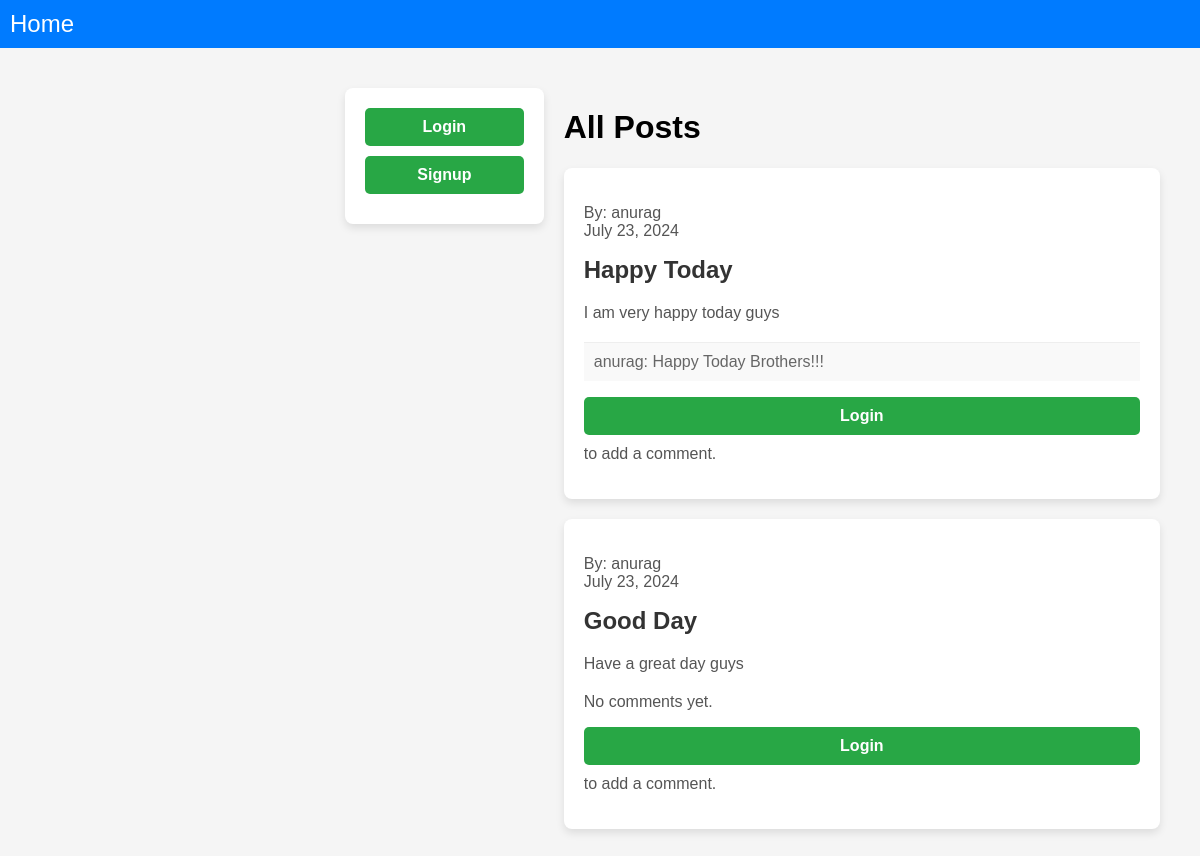
The app's page /, older data.
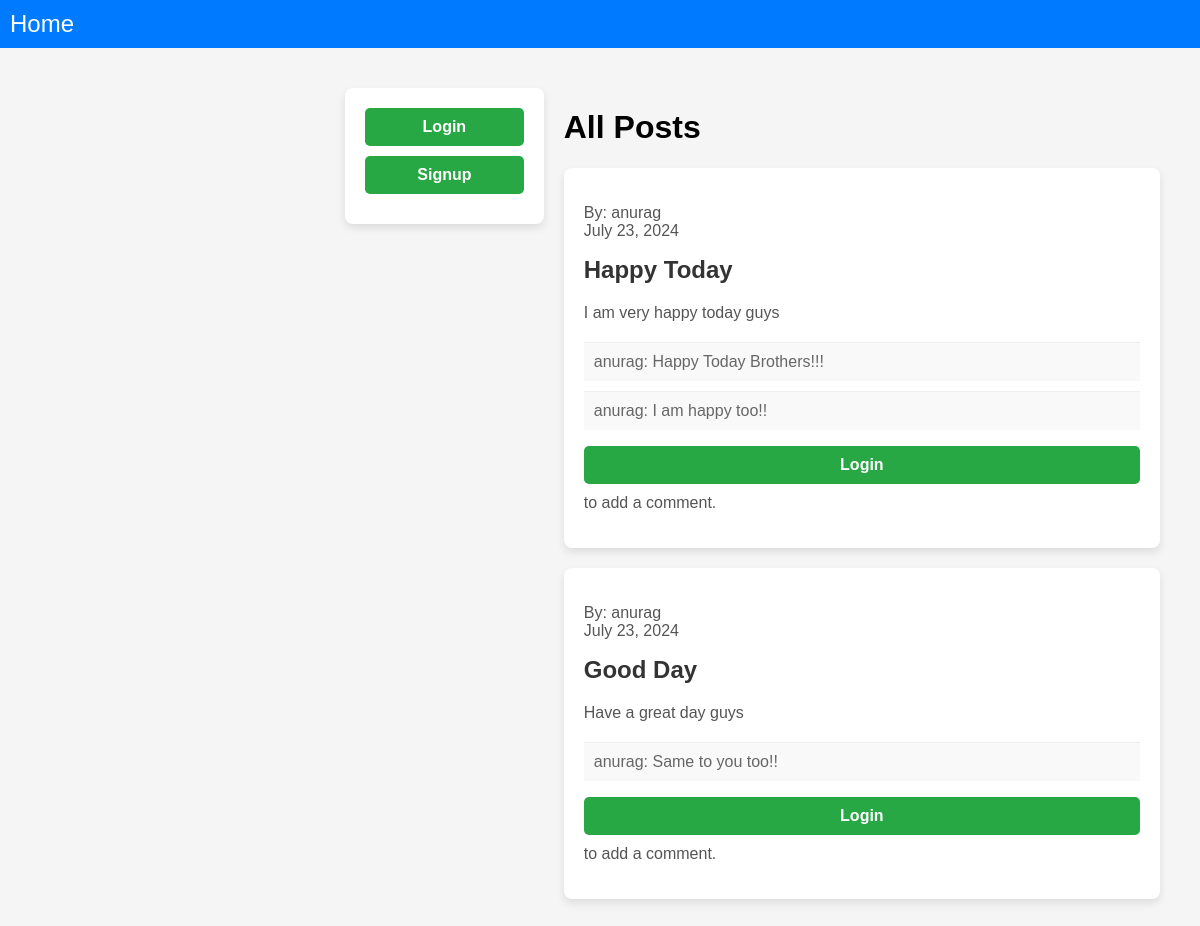
The same page, newer data.
### blog/models.py (models this page shows, shortened)
class Post(models.Model):
    title = models.CharField(max_length=200)
    content = models.TextField()
    author = models.ForeignKey(User, on_delete=models.CASCADE)
    created_at = models.DateTimeField(auto_now_add=True)

class Comment(models.Model):
    post = models.ForeignKey(Post, related_name='comments', on_delete=models.CASCADE)
    text = models.TextField()
    author = models.ForeignKey(User, on_delete=models.CASCADE)
    created_at = models.DateTimeField(auto_now_add=True)

### blog/views.py (the view)
# urls.py: path('', home, name='home'),
def home(request):
    posts = Post.objects.all()
    return render(request, 'blog/home.html', {'posts': posts})

### blog/templates/blog/home.html (shortened to what this page needs)
{% extends 'blog/base.html' %}
{% block content %}
<div class="container">
    <div class="left-sidebar">
        {% if user.is_authenticated %}
        <div class="create-post">
            <a href="{% url 'create_post' %}" class="auth-button">Create Post</a>
        </div>
        <div class="user-details">
            <h3>Welcome, <br> {{ user.first_name }} {{ user.last_name }}</h3>
            <a href="{% url 'logout' %}" class="auth-button">Logout</a>
        </div>
        {% else %}
        <div class="login-signup">
            <a href="{% url 'login' %}" class="auth-button">Login</a>
            <a href="{% url 'signup' %}" class="auth-button">Signup</a>
        </div>
        {% endif %}
    </div>
    <div class="right-content">
        <h1>All Posts</h1>
        {% for post in posts %}
        <div class="post">
            <p class="post-meta">
                By: {{ post.author.username }}
                <br>
                {{ post.created_at|date:"F j, Y" }}
            </p>
            <h2>{{ post.title }}</h2>
            <p>{{ post.content }}</p>
            <div class="comments">
                {% for comment in post.comments.all %}
                <div class="comment">
                    <p class="comment-meta">
                        {{ comment.author.username }}: {{ comment.text }}
                    </p>
                </div>
                {% empty %}
                <p>No comments yet.</p>
                {% endfor %}
            </div>
            {% if user.is_authenticated %}
            <form action="{% url 'add_comment' post.id %}" method="post">
                {% csrf_token %}
                <textarea name="text" rows="3" placeholder="Add a comment..." class="form-control"></textarea>
                <button type="submit" class="auth-button">Add Comment</button>
            </form>
            {% else %}
            <p><a href="{% url 'login' %}" class="auth-button">Login</a> to add a comment.</p>
            {% endif %}
        </div>
        {% endfor %}
    </div>
</div>
{% endblock %}

Row changes from the older to the newer data that the page shows:
added Comment: author.username "anurag", text "I am happy too!!", shown under Post "Happy Today"
changed Post "Good Day": no longer shows "No comments yet."
added Comment: author.username "anurag", text "Same to you too!!", shown under Post "Good Day"
